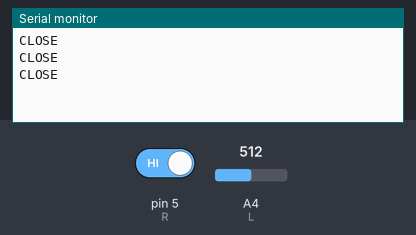
This sketch was run on a simulated Arduino Uno, built with avr-gcc and run on an emulated ATmega328P. Shown: the last lines printed to the serial monitor. The test bench sets the inputs (shaded band); at power-on: pin 5 (R) HIGH, A4 (L) = 512.

Above: at 8.8 s.
8.9 s: pin 5 (R) driven LOW
At 12.6 s:
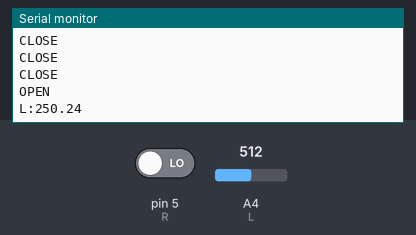
13.9 s: A4 (L) set to 716
At 18.7 s:
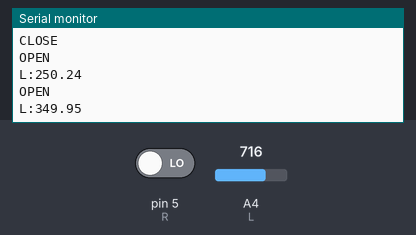
18.9 s: A4 (L) set to 900
At 25.0 s:
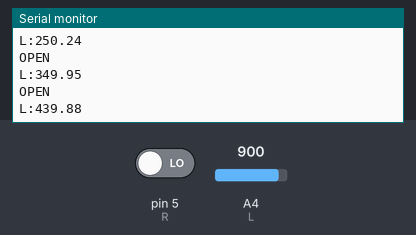

Measured:
- after the input at 8.9 s, the serial monitor: prints a new line after 3.1 s (image 1)
- after the input at 13.9 s, the serial monitor: prints a new line after 4.1 s (image 2)
- after the input at 18.9 s, the serial monitor: prints a new line after 5.1 s (image 3)

The sketch:

sketch_may22b.ino
```cpp
#include<SoftwareSerial.h>
int R=5;
int ledPin=13;
int L=A4;
float LIGHT;
void setup()
{
  Serial.begin(9600);
  pinMode(R,INPUT);
}
void READ()
{
  if(digitalRead(R)==LOW)
  {
    Serial.print("OPEN");
    Serial.print("\n");
    int value_lig=analogRead(L);
    delay(10);
   // value_lig=analogRead(L);
    //delay(10);
    float millivolts_lig=(value_lig/1023.0)*5000;
    LIGHT=millivolts_lig/10;
    Serial.print("L:");
    Serial.print(LIGHT);
    Serial.print("\n");
    delay(2000);

  }
  else
  {
    Serial.print("CLOSE");
    Serial.print("\n");
  }
  delay(2000);

}
 /*void LIG()
{
  Serial.print("Getting Light");
    int value_lig=analogRead(L);
    delay(10);
   // value_lig=analogRead(L);
    //delay(10);
    float millivolts_lig=(value_lig/1023.0)*5000;
    LIGHT=millivolts_lig/10;
    Serial.print("L:");
    Serial.print(LIGHT);
    Serial.print("\n");
    delay(2000);
    if (LIGHT>10) {
    digitalWrite(ledPin, HIGH);
  } else {
    digitalWrite(ledPin, LOW);
  }*/
void loop(){
  //Serial.print("Light calculator");
  //Serial.print("\n");
  //delay(1000);
  while(1)
{
 // LIG();
  READ();
  delay(2000);
}
 /* if (LIGHT>10) {
    digitalWrite(ledPin, HIGH);
  } else {
    digitalWrite(ledPin, LOW);*/
}
```
